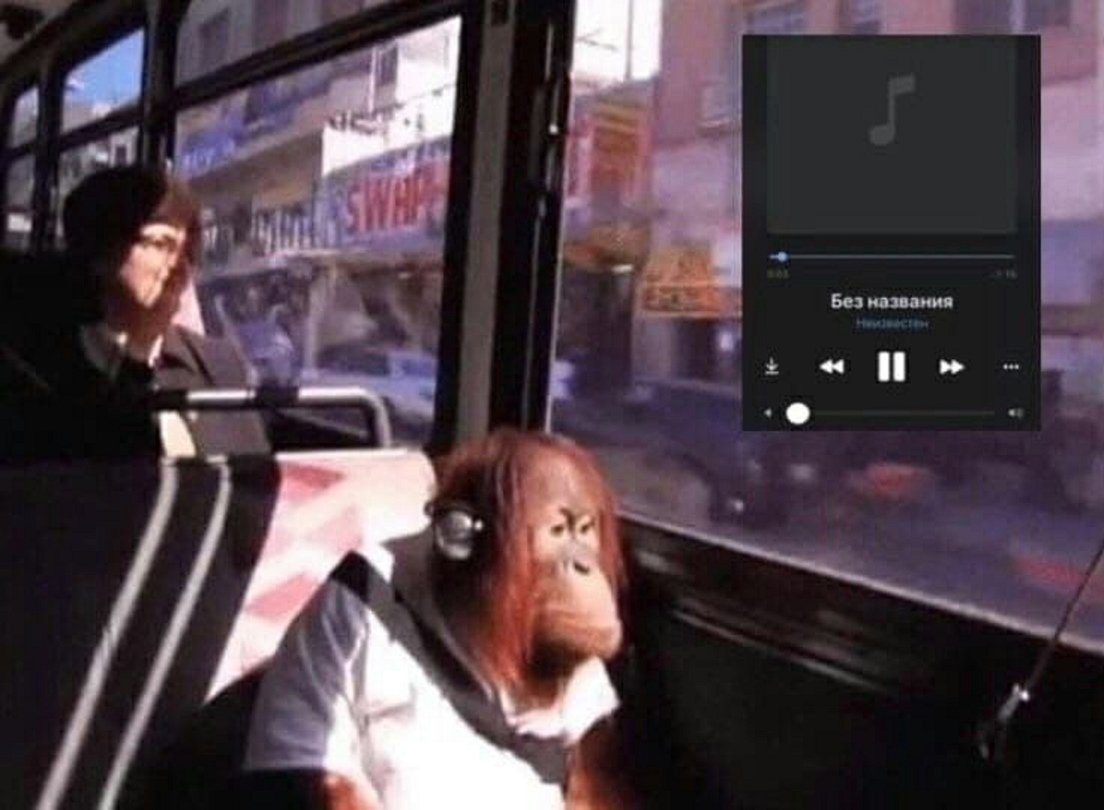
#> input picture bibizyana.jpg, 1104 x 810 px
$ jupyter execute img_proc_lab2.ipynb
#> lines starting #> are read from the running program, lines starting #| are printed output that depends on the picture
### show_img.py
import cv2
from matplotlib import pyplot as plt

def show_img(img: cv2.typing.MatLike | None, title: str = "",
             transformation: int = cv2.COLOR_BGR2RGB, size: int = 10):
    plt.figure(figsize=(size, size))

    if len(img.shape) == 2:
        plt.imshow(img, cmap="gray", vmin=0, vmax=255)
    elif len(img.shape) == 3:
        img_trnsf = cv2.cvtColor(img, transformation)
        plt.imshow(img_trnsf)

    plt.title(title)
    plt.axis("off")
    #plt.tight_layout(pad=0, w_pad=0, h_pad=0)
    #plt.margins(x=0, y=0)
    plt.show()

### img_proc_lab2.ipynb
## 1 - загрузка изображения

[cell 1]
from show_img import show_img
import cv2
import numpy as np
import math

[cell 2]
img = cv2.imread('bibizyana.jpg')
#> img is the input picture: shape (810, 1104, 3); mean B, G, R 74.3, 66.9, 81.3
width, height, channels = img.shape
#> width = 810; height = 1104; channels = 3
print(f"{height} x {width}")
#| 1104 x 810
show_img(img)
# меняю размер изображения для удобства чтобы влезало на экран
img = cv2.resize(img, (int(height * 0.8), int(width * 0.8)))
#> img: shape (648, 883, 3)
width, height, channels = img.shape
#> width = 648; height = 883
print(f"{height} x {width}")
#| 883 x 648
show_img(img)

## 2 - евклидовы преобразования

смещение изображения

[cell 3]
offset_x = -133
offset_y = 188
offset_matrix = np.float32([[1, 0, offset_x], [0, 1, offset_y]])
offseted_img = cv2.warpAffine(img, offset_matrix, (width, height))
show_img(offseted_img)

вращение изображения

[cell 4]
angle = 33
scale = 1
rotation_matrix = cv2.getRotationMatrix2D(
    center=(width // 2, height // 2), angle=angle, scale=scale)
rotated_img = cv2.warpAffine(offseted_img, rotation_matrix, (width, height))
show_img(rotated_img)

## 3 - ряд преобразований

### афинные преобразования <br>
скосы изображения

[cell 5]
curve_matrix_x = np.float32([[1, 0.77, -250], [0, 1, 0]])
curved_x_img = cv2.warpAffine(img, curve_matrix_x, (height, width))
show_img(curved_x_img)

[cell 6]
curve_matrix = np.float32([[1, 0.33, -50], [0.33, 1, -100]])
curved_img = cv2.warpAffine(img, curve_matrix, (height, width))
show_img(curved_img)

### проективное преобразование

[cell 7]
src_pts = np.float32([[0, 0], [height - 1, 0], [0, width - 1], [height - 1, width - 1]])
#> src_pts = [[0, 0], [882, 0], [0, 647], [882, 647]]
dst_pts = np.float32([[0, 0], [int(height * 0.5), 0], [0, int(width * 0.5)], [height - 1, width - 1]])
#> dst_pts = [[0, 0], [441, 0], [0, 324], [882, 647]]
projective_matrix = cv2.getPerspectiveTransform(src_pts, dst_pts)
img_prj1 = cv2.warpPerspective(img, projective_matrix, (height, width))
show_img(img_prj1)

[cell 8]
dst_pts = np.float32([[0, 0], [int(height * 0.87), 0], [0, int(width * 0.2)], [int(height * 0.44), int(width * 0.92)]])
projective_matrix = cv2.getPerspectiveTransform(src_pts, dst_pts)
img_prj2 = cv2.warpPerspective(img, projective_matrix, (height, width))
show_img(img_prj2)

### деформация

[cell 9]
img_warp1 = np.zeros(img.shape, dtype=img.dtype)
for i in range(width):
    for j in range(height):
        offset_x = 0
        offset_y = int(23.4 * math.sin(2 * math.pi * j / 123))
        if i + offset_y < height:
            img_warp1[i, j] = img[(i + offset_y) % width, j]
        else:
            img_warp1[i, j] = 0
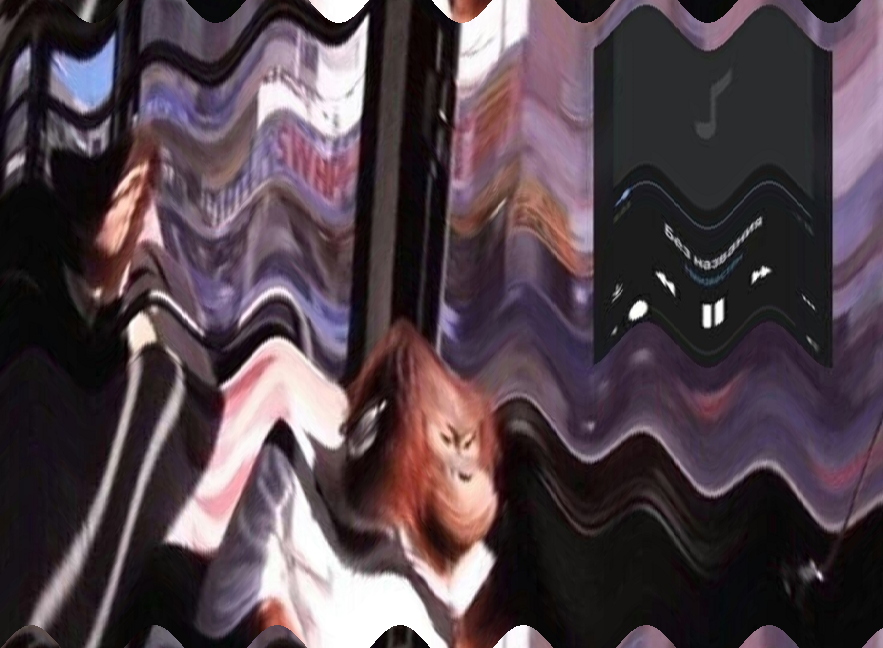
#> img_warp1: shape (648, 883, 3); mean B, G, R 74.2, 66.8, 81.2

show_img(img_warp1)

[cell 10]
img_warp2 = np.zeros(img.shape, dtype=img.dtype)
for i in range(width):
    for j in range(height):
        offset_x = int(12.3 * math.sin(2 * math.pi * i / 234))
        offset_y = 0
        if j + offset_x < width:
            img_warp2[i, j] = img[i, (j + offset_x) % height]
        else:
            img_warp2[i, j] = 0
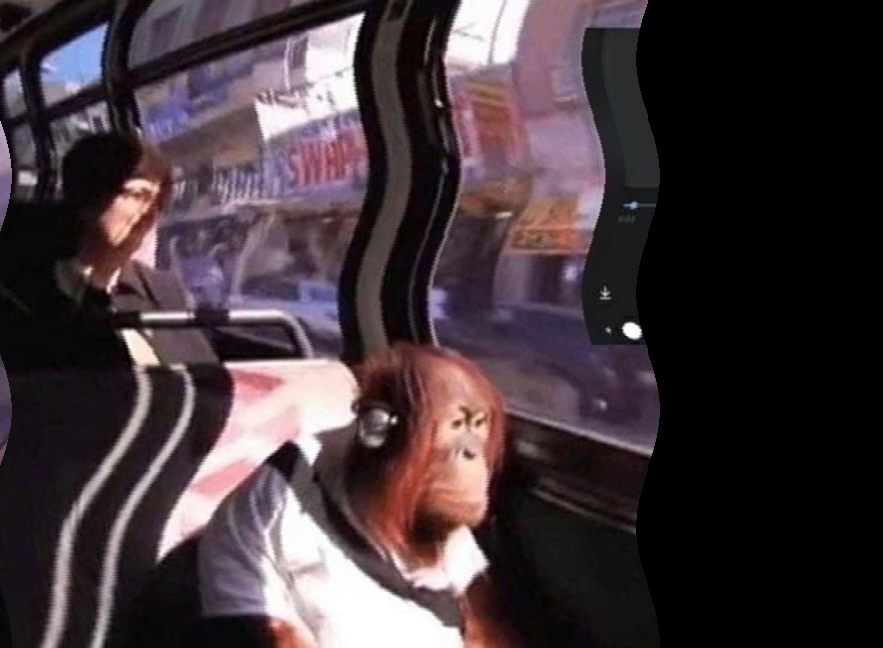
#> img_warp2: shape (648, 883, 3); mean B, G, R 59.4, 54.5, 66.7

show_img(img_warp2)

## 4 - 4 части

[cell 11]
img_p1 = img[0: width // 2, 0 : height // 2]
img_p2 = img[0: width // 2, height // 2 : height - 1]
img_p3 = img[width // 2 : width - 1, 0 : height // 2]
img_p4 = img[width // 2 : width - 1, height // 2 : height - 1]

print(img_p1.shape)
#| (324, 441, 3)
print(img_p2.shape)
#| (324, 441, 3)
print(img_p3.shape)
#| (323, 441, 3)
print(img_p4.shape)
#| (323, 441, 3)

удаление одного из цветового канала

[cell 12]
b, g, r = cv2.split(img_p1)
g_empty = np.zeros(g.shape, dtype=g.dtype)
img_empty_chn = cv2.merge([b, g_empty, r])
show_img(img_empty_chn)

разворот

[cell 13]
img_rotated = cv2.rotate(img_p2, cv2.ROTATE_180)
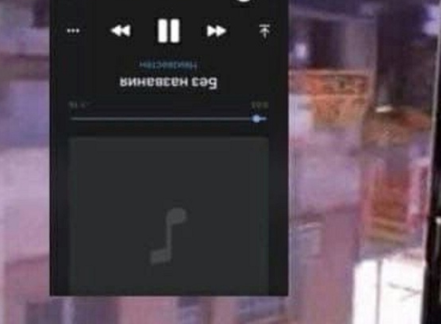
#> img_rotated: shape (324, 441, 3); mean B, G, R 80.3, 70.9, 83.9
# show_img(img_rotated)

сумма каналов

[cell 14]
b3, g3, r3 = cv2.split(img_p3)
b4, g4, r4 = cv2.split(img_p4)
b_new = cv2.add(b3, b4)
g_new = cv2.add(g3, g4)
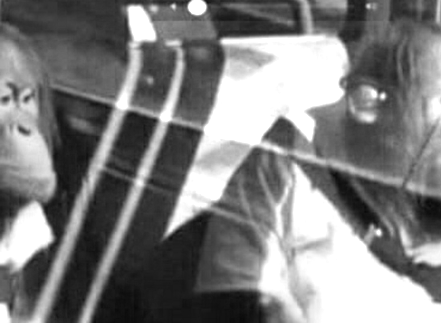
#> g_new: shape (323, 441); min 9, max 255, mean 127.1
r_new = cv2.add(r3, r4)
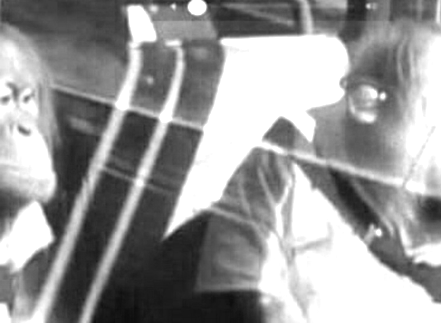
#> r_new: shape (323, 441); min 12, max 255, mean 153
img_combined = cv2.merge([b_new, g_new, r_new])
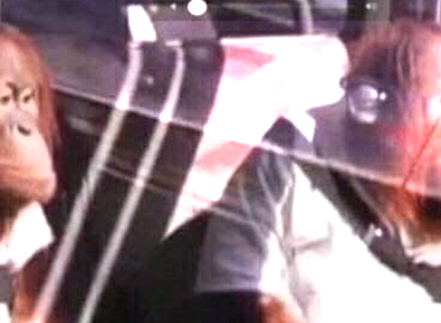
#> img_combined: shape (323, 441, 3); mean B, G, R 135.2, 127.1, 153
# show_img(img_combined)

фрагменты из частей

[cell 15]
frag_size_x = 100
frag_size_y = 100

img_frag = img_p4.copy()

frag1 = img_p1[0:frag_size_x, 0:frag_size_y]
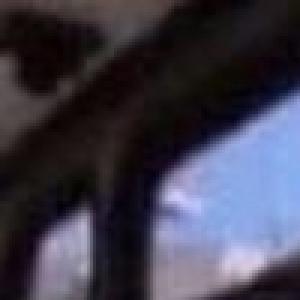
#> frag1: shape (100, 100, 3) (shown 3 times larger); mean B, G, R 75.6, 60.5, 62.7
img_frag[0:frag_size_x, 0:frag_size_y] = frag1
#> img_frag: shape (323, 441, 3); mean B, G, R 49.7, 42.4, 54.2

frag2 = img_p2[150:150 + frag_size_x, 150:150 + frag_size_y]
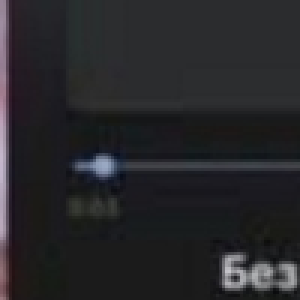
#> frag2: shape (100, 100, 3) (shown 3 times larger); mean B, G, R 41.3, 38.4, 38.7
img_frag[150:150 + frag_size_x, 150:150 + frag_size_y] = frag2
#> img_frag: shape (323, 441, 3); mean B, G, R 51.1, 43.6, 54.9

frag3 = img_p3[220:320, 340:440]
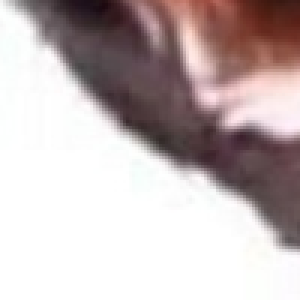
#> frag3: shape (100, 100, 3) (shown 3 times larger); mean B, G, R 182.6, 182.5, 194.9
img_frag[220:320, 340:440] = frag3
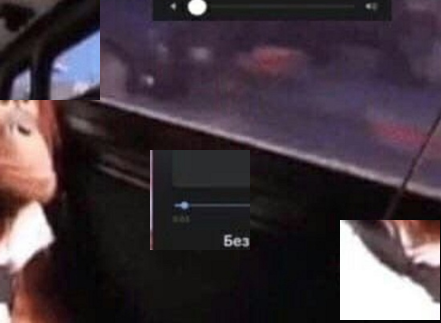
#> img_frag: shape (323, 441, 3); mean B, G, R 63, 55.6, 67.6

# show_img(img_frag)

объединение и рамка

[cell 16]
rescale_size = (441, 323)
img_empty_chn_res = cv2.resize(img_empty_chn, rescale_size)
img_rotated_res = cv2.resize(img_rotated, rescale_size)

top_row = np.hstack((img_empty_chn_res, img_rotated_res))
bottom_row = np.hstack((img_combined, img_frag))

img_result = np.vstack((top_row, bottom_row))

img_result_border = cv2.copyMakeBorder(img_result, 4, 5, 6, 7, cv2.BORDER_CONSTANT,
                                       value = [234, 56, 78])

show_img(img_result_border)
cv2.imwrite("bibizyana_edited.jpg", img_result_border)
#> Out = True

## 5 - кошка из игры Stardew Valley и её вставка на полученное до этого изображение

[cell 17]
# создаем пустой холст
cat_img = np.ones((800, 800, 3), dtype="uint8") * 255

# палитра
black = (0, 0, 0)
grey = (70, 70, 70)
white = (235, 235, 235)
pink = (150, 150, 255)
light_grey = (150, 150, 150)

# тело
cv2.rectangle(cat_img, (250, 250), (550, 550), grey, -1)
cv2.rectangle(cat_img, (250, 250), (550, 550), black, 2)

# голова
cv2.rectangle(cat_img, (325, 100), (475, 250), grey, -1)
cv2.rectangle(cat_img, (325, 100), (475, 250), black, 2)

# морда и пузо
cv2.rectangle(cat_img, (365, 198), (435, 248), light_grey, -1)
cv2.rectangle(cat_img, (315, 320), (485, 550), light_grey, -1)

# нос и глаза
cv2.rectangle(cat_img, (390, 210), (410, 225), pink, -1)
cv2.ellipse(cat_img, (355, 145), (22, 15), 90, 0, 360, white, -1)
cv2.ellipse(cat_img, (445, 145), (22, 15), 90, 0, 360, white, -1)
# зрачки
cv2.ellipse(cat_img, (355, 145), (15, 10), 90, 0, 360, black, -1)
cv2.ellipse(cat_img, (445, 145), (15, 10), 90, 0, 360, black, -1)

#уши
left_ear = np.array([[325, 100], [310, 50], [375, 100]], np.int32).reshape((-1, 1, 2))
cv2.fillPoly(cat_img, [left_ear], grey)
cv2.polylines(cat_img, [left_ear], True, black, 2)
right_ear = np.array([[425, 100], [490, 50], [475, 100]], np.int32).reshape((-1, 1, 2))
cv2.fillPoly(cat_img, [right_ear], grey)
cv2.polylines(cat_img, [right_ear], True, black, 2)

# усы
whisker_l1 = np.array([[340, 230], [320, 240], [305, 220], [290, 240], [275, 220]], np.int32).reshape((-1, 1, 2))
cv2.polylines(cat_img, [whisker_l1], False, black, 2)
whisker_l2 = np.array([[340, 215], [320, 225], [305, 205], [290, 225], [275, 205]], np.int32).reshape((-1, 1, 2))
cv2.polylines(cat_img, [whisker_l2], False, black, 2)
whisker_l3 = np.array([[340, 200], [320, 210], [305, 190], [290, 210], [275, 190]], np.int32).reshape((-1, 1, 2))
cv2.polylines(cat_img, [whisker_l3], False, black, 2)
whisker_r1 = np.array([[460, 230], [480, 240], [495, 220], [510, 240], [525, 220]], np.int32).reshape((-1, 1, 2))
cv2.polylines(cat_img, [whisker_r1], False, black, 2)
whisker_r2 = np.array([[460, 215], [480, 225], [495, 205], [510, 225], [525, 205]], np.int32).reshape((-1, 1, 2))
cv2.polylines(cat_img, [whisker_r2], False, black, 2)
whisker_r3 = np.array([[460, 200], [480, 210], [495, 190], [510, 210], [525, 190]], np.int32).reshape((-1, 1, 2))
cv2.polylines(cat_img, [whisker_r3], False, black, 2)

# хвост
cv2.ellipse(cat_img, (550, 450), (100, 85), 0, -40, 90, grey, 30)
cv2.ellipse(cat_img, (550, 450), (100, 85), 0, -40, 90, black, 2)

cv2.putText(cat_img, "Stardew", (530, 100), cv2.FONT_HERSHEY_SIMPLEX, 1.0, (0, 0, 0), 2)
cv2.putText(cat_img, "cat", (530, 130), cv2.FONT_HERSHEY_SIMPLEX, 1.0, (0, 0, 0), 2)

# обрезка по коту
cat_img = cat_img[30:550, 220:680]
show_img(cat_img)
cv2.imwrite("my_cat.jpg", cat_img)
#> Out = True

[cell 18]
cat_img_ = cv2.imread("my_cat.jpg")
monkey_img_ = cv2.imread("bibizyana_edited.jpg")

h_cat, w_cat, _ = cat_img_.shape
padding = 100

monkey_img_[padding : h_cat + padding, padding : w_cat + padding] = cat_img_
show_img(monkey_img_)

$ run again, with lines.jpg copied over bibizyana.jpg
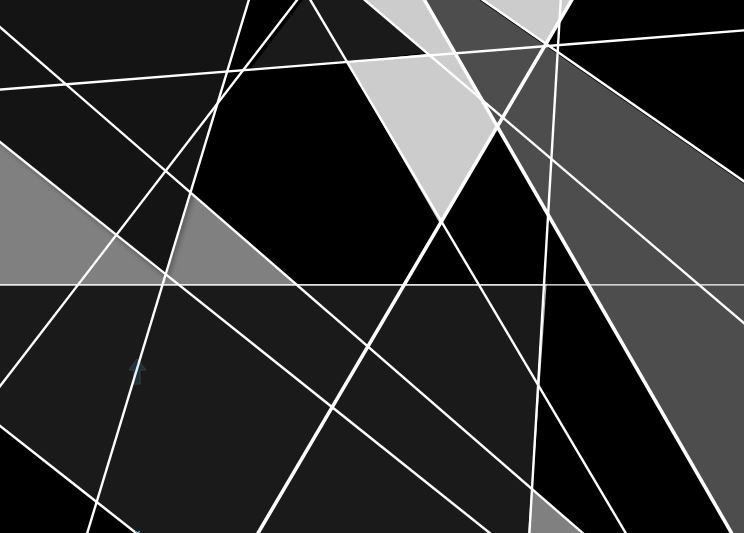
#> input picture lines.jpg, 744 x 533 px
#> img is the input picture: shape (533, 744, 3); mean B, G, R 48.5, 48.5, 48.5
#| 744 x 533
#> img: shape (426, 595, 3)
#| 595 x 426
#> img_trnsf: shape (426, 595, 3)
#| (213, 297, 3)
#| (213, 297, 3)
#| (212, 297, 3)
#| (212, 297, 3)
#> `img_frag[0:frag_size_x, 0:frag_size_y] = frag1`:
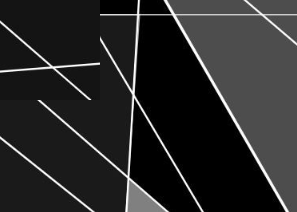
#> img_frag: shape (212, 297, 3); min 0, max 255, mean 40.4
#> `cv2.ellipse(cat_img, (355, 145), (22, 15), 90, 0, 360, white, -1)`:
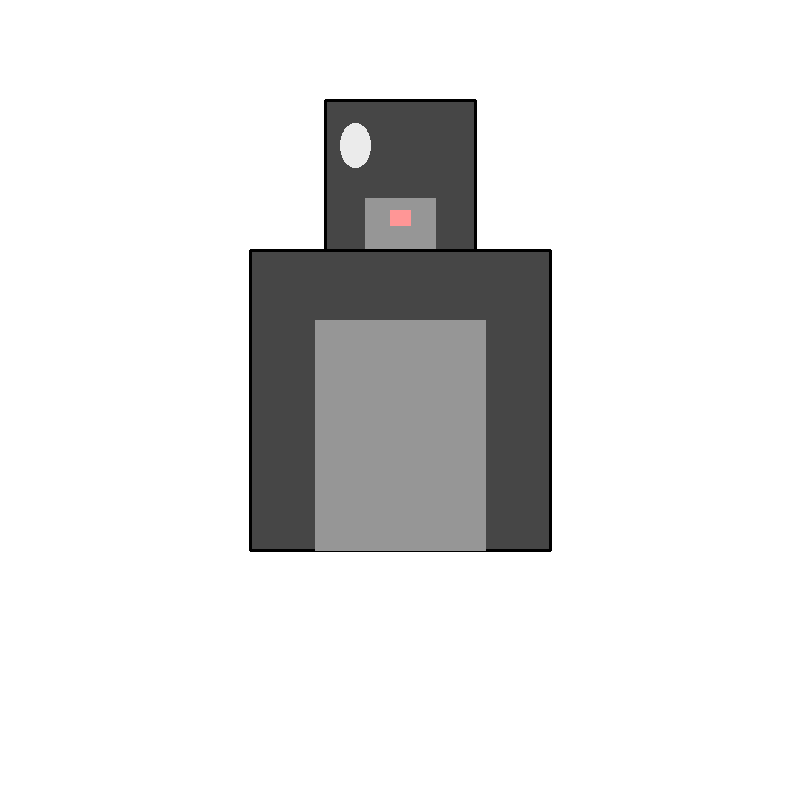
#> cat_img: shape (800, 800, 3); mean of channels 0, 1, 2 227, 227, 227.1; drawn as B, G, R
#> Out = True

$ run again, with pencils1_500.jpg copied over bibizyana.jpg
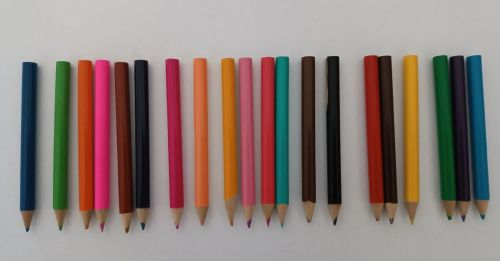
#> input picture pencils1_500.jpg, 500 x 261 px
#> img is the input picture: shape (261, 500, 3); mean B, G, R 121.4, 126.4, 141.5
#| 500 x 261
#> img: shape (208, 400, 3)
#| 400 x 208
#> img_trnsf: shape (208, 400, 3)
#> img_trnsf: shape (400, 208, 3)
#> img_trnsf: shape (208, 400, 3)
#| (104, 200, 3)
#| (104, 199, 3)
#| (103, 200, 3)
#| (103, 199, 3)
#> img_trnsf: shape (104, 200, 3)
#> frag2 = empty array
#> `cv2.rectangle(cat_img, (390, 210), (410, 225), pink, -1)`:
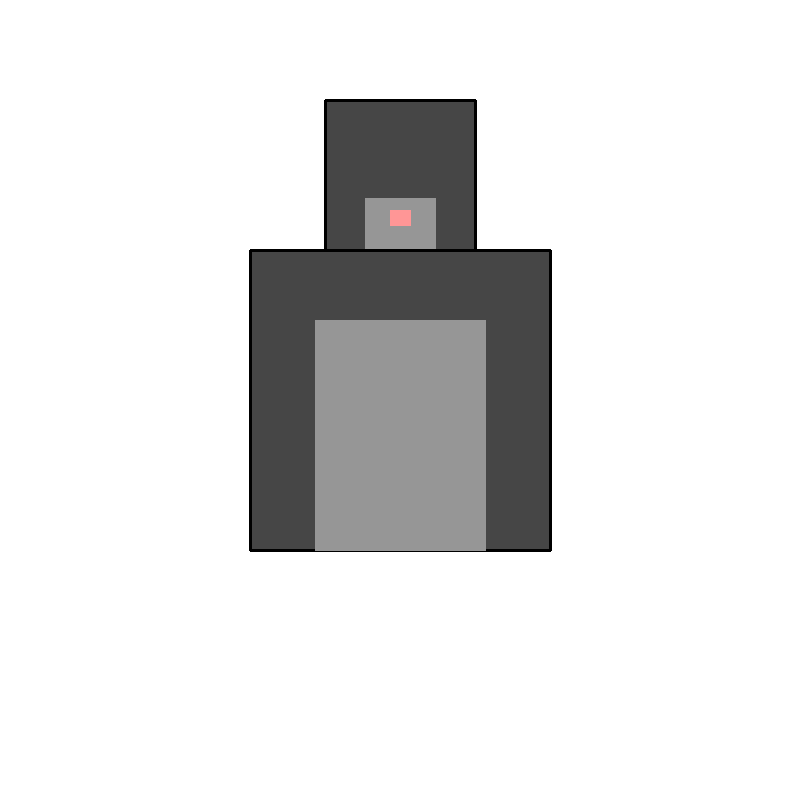
#> cat_img: shape (800, 800, 3); mean of channels 0, 1, 2 226.7, 226.7, 226.8; drawn as B, G, R
#> Out = True
